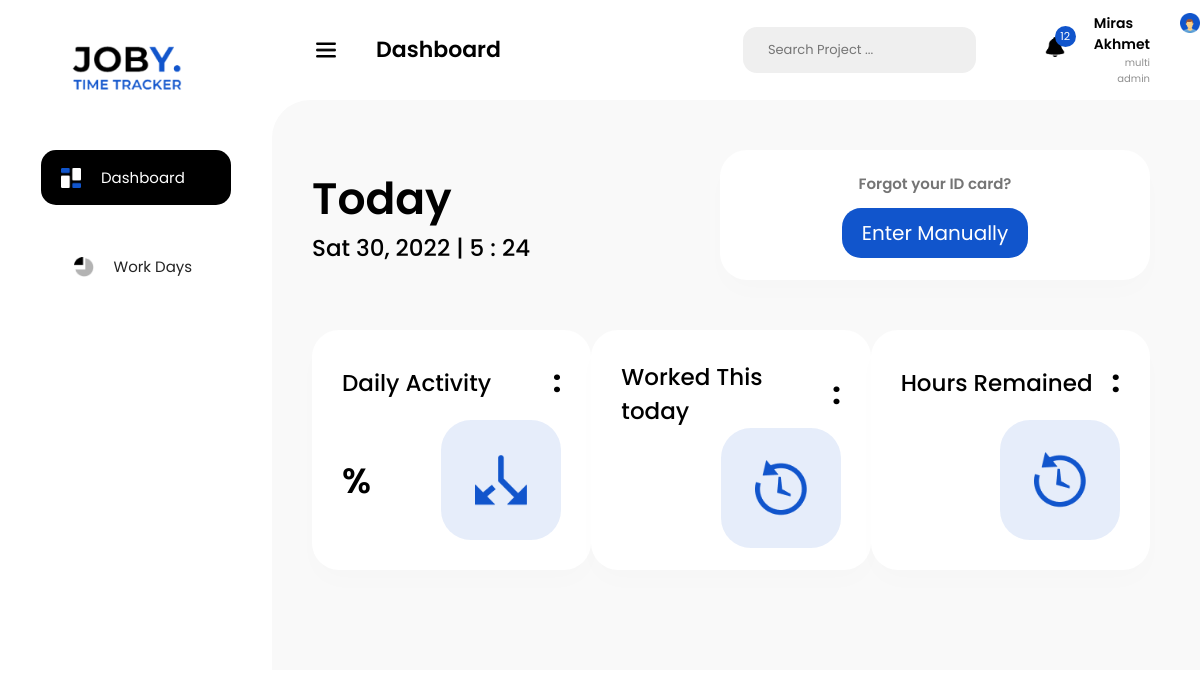
Screenshot of /home (signed in) with the database file from the repository.
### models.py (models this page shows, shortened)
class Employee(db.Model, UserMixin):
    id = db.Column(db.Integer(), primary_key=True)
    login_id = db.Column(db.String(10), unique=True, nullable=True)
    name = db.Column(db.String(100), nullable=False)
    surname = db.Column(db.String(100), nullable=False)
    profession = db.Column(db.String(30), nullable=False)
    password = db.Column(db.String(40), nullable=False)
    flex_status = db.relationship('FlexStatus', backref='flex_status')

### views.py (the view, shortened to what this page needs)
@app.route('/home', methods=['POST', 'GET'])
def home():
    now = datetime.now()
    week_day = datetime.now().weekday()
    today = {
        'today_date': datetime.now(),
        'week_day': ['Mon', 'Tue', 'Wen', 'Thur', 'Fri', 'Sat', 'Sun'][week_day]
    }
    flxs = FlexStatus.query.filter_by(employee_id=current_user.id).all()
    days = []
    for flx in flxs:
        if flx.enterTime.date() == now.date():
            days.append((flx.enterTime, flx.exitTime))
    if len(days) == 0:
        day_activity = {}
    return render_template('dashboard.html',
                           today=today,
                           user=current_user, day_activity=day_activity)

### models.py (called while the page is built)
@login_manager.user_loader
def load_user(user_id):
    return Employee.query.get(user_id)

### templates/dashboard.html (shortened to what this page needs)
<!DOCTYPE html>
<html lang="en">
<head>
 <link rel="stylesheet" href="../static/styles/dashboard_style.css">
 <link rel="stylesheet" href="{{ url_for('static',filename = 'styles/dashboard_style.css') }}">
</head>
<body>
 <section id="mySideNav" class="sideNav">
  <a href="" class="logo_container">
   <img src="../static/images/logo.png" alt="logo">
  </a>
  <a href="" class="dashboard_black">
   <img src="../static/images/rect.png" alt="">
   <div>Dashboard</div>
  </a>
  <a href="work_days" class="links">
   <img src="../static/images/icon_workDays.png" alt="">
   Work Days
  </a>
 </section>
<section class="body_body">
 <nav>
  <button>
   <img src="../static/images/menu_bar.png" alt="">
   <div class="dashboard_txt">Dashboard</div>
  </button>
     <div class="search">
   Search Project ...
  </div>
  <div class="notifications">
   <img src="../static/images/bell.png" alt="">
   <div class="notification_numb">12</div>
  </div>
  <div class="profile_info">
   <div class="name_profession">
    <div class="name_surname">{{ user.name }} {{ user.surname }} </div>
    <div class="profession">{{ user.profession }}</div>
   </div>
   <a href="/profile"><img src="../static/images/profile_photo.png" alt="" class="profile_photo"></a>
  </div>
 </nav>
 <section class="main_content">
  <div class="row">
   <div class="today_info">
    <div class="today">Today</div>
    <div class="info">{{ today.week_day }} {{ today.today_date.day}}, {{ today.today_date.year }} | {{ today.today_date.hour}} : {{ today.today_date.minute}}</div>
   </div>
   <div class="start_time_tracker">
    <div class="txt">Forgot your ID card?</div>
    <a class="play" id="manual_enter">
     <div class="enter_manually">Enter Manually</div>
    </a>
   </div>
  </div>
  <div class="row">
   <div class="box first">
    <div class="txt_w_dots">
     <div class="header">Daily Activity</div>
     <div class="dots">:</div>
    </div>
    <div class="text_w_box">
     <div class="bold_txt">{{ day_activity.daily_activity }}%</div>
     <div class="blue_box">
      <img src="../static/images/first_icon.png" alt="">
     </div>
    </div>
   </div>
   <div class="box secod">
    <div class="txt_w_dots">
     <div class="header">Worked This today</div>
     <div class="dots">:</div>
    </div>
    <div class="text_w_box">
     <div class="blue_box">
      <img src="../static/images/second_icon.png" alt="">
     </div>
    </div>
   </div>
   <div class="box third">
    <div class="txt_w_dots">
     <div class="header">Hours Remained</div>
     <div class="dots">:</div>
    </div>
    <div class="text_w_box">
     <div class="blue_box">
      <img src="../static/images/second_icon.png" alt="">
     </div>
    </div>
   </div>
  </div>
 </section>
</section>
</body>
</html>

### static/styles/dashboard_style.css (style rules this page uses)
body { margin: 0; padding: 0; font-family: Poppins; }
.sideNav { padding-top: 34px; display: flex; align-items: center; flex-direction: column; width: 272px; background-color: #fff; height: 100vh; position: fixed; z-index: 1; top: 0; left: 0; }
.sideNav a { text-decoration: none; display: flex; align-items: center; font-size: 15px; }
.logo_container img { height: auto; width: 100%; max-width: 128px !important; }
.logo_container { margin-bottom: 50px; }
.dashboard_black { width: 190px; height: 55px; background-color: black; border-radius: 15px; color: white; padding-left: 20px; box-sizing: border-box; font-family: Poppins; margin-bottom: 50px; }
.sideNav a img, nav img { width: 100%; height: auto; max-width: 20px; margin-right: 20px; }
.links { width: 125px; margin-bottom: 30px; color: #232323; }
nav { height: 100px; background-color: #fff; width: 100%; display: flex; align-items: center; }
nav button { background-color: transparent; border: none; margin-left: 310px; display: flex; align-items: center; }
nav button img { margin-right: 40px; }
.dashboard_txt { font-weight: 600; font-size: 22px; line-height: 42px; color: #000; font-family: Poppins; }
.search { width: 408px; height: 46px; background-color: #efefef; border-radius: 14px; display: flex; align-items: center; color: #757575; padding-left: 25px; font-size: 13px; margin-left: 16rem; }
.notifications { position: relative; margin-right: 1.8rem; margin-left: 4.3rem; }
.notification_numb { background-color: #1155CC; width: 21px; height: 21px; color: #fff; border-radius: 15px; font-size: 11px; box-sizing: border-box; display: flex; align-items: center; justify-content: center; position: absolute; left: 10px; top: -11px; }
.profile_info { display: flex; }
.profile_photo { width: 100%; height: auto; max-width: 46px; }
.name_surname { font-weight: 600; font-size: 14px; }
.profession { color: #8f8f8f; font-size: 10px; text-align: right; }
.name_profession { margin-right: 30px; }
.main_content { margin-left: 272px; border-radius: 38px 0 0 0; background-color: #F9F9F9; padding: 50px 50px 50px 40px; }
.row, .text_w_box, .txt_w_dots { display: flex; flex-direction: row; justify-content: space-between; align-items: center; }
.row { margin-bottom: 50px; }
.today_info .today { font-size: 44px; font-weight: 600; }
.today_info .info, .box .header { font-size: 23px; font-weight: 500; }
.start_time_tracker { background: #FFFFFF; box-shadow: 0px 13px 25px rgba(0, 0, 0, 0.01); border-radius: 27px; display: flex; flex-direction: column; align-items: center; width: 400px; height: 110px; justify-content: space-evenly; padding: 10px 15px; }
.start_time_tracker .txt { font-weight: 600; font-size: 15px; color: #757575; }
.play { background: #1155CC; border-radius: 19px; border: none; text-align: center; text-decoration: none; color: #fff; padding: 10px 20px; font-size: 20px; cursor: pointer; }
.box { width: 370px; height: 240px; padding: 30px; box-sizing: border-box; background: #FFFFFF; box-shadow: 0px 13px 25px rgba(0, 0, 0, 0.01); border-radius: 27px; display: flex; flex-direction: column; justify-content: space-between; }
.bold_txt { font-weight: 600; font-size: 35px; }
.blue_box { width: 120px; height: 120px; background: rgba(17, 85, 204, 0.1); border-radius: 30px; position: relative; }
.blue_box img { width: 52px; position: absolute; top: 50%; left: 50%; transform: translate(-50%, -50%); }
.txt_w_dots .dots { font-size: 30px; font-weight: bold; }

### rows the page displays
Employee: name "Miras", surname "Akhmet", profession "multi admin"

### other values shown
{{ today.week_day }} "Sat"
{{ today.today_date.day }} "30"
{{ today.today_date.year }} "2022"
{{ today.today_date.hour }} "5"
{{ today.today_date.minute }} "24"
